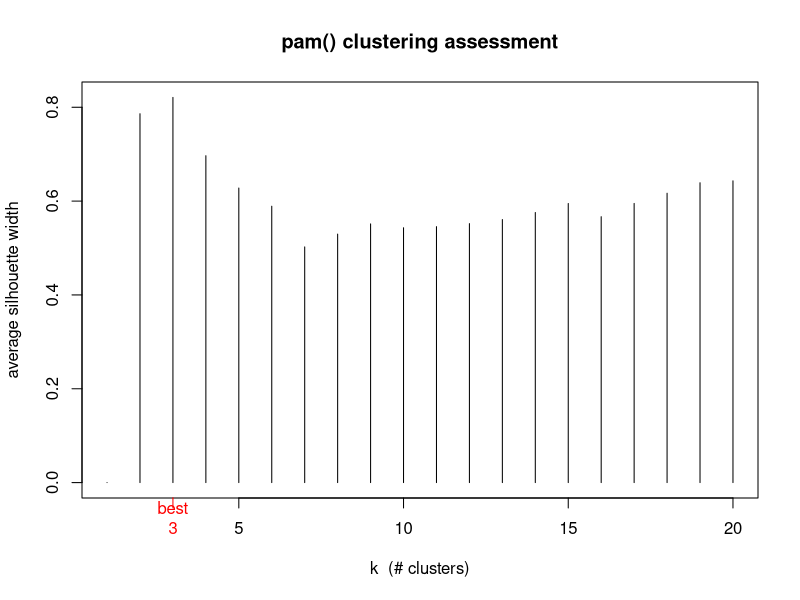

Source code (R):
library(cluster)


### Name: pam.object
### Title: Partitioning Around Medoids (PAM) Object
### Aliases: pam.object
### Keywords: cluster

### ** Examples

## Use the silhouette widths for assessing the best number of clusters,
## following a one-dimensional example from Christian Hennig :
##
x <- c(rnorm(50), rnorm(50,mean=5), rnorm(30,mean=15))
asw <- numeric(20)
## Note that "k=1" won't work!
for (k in 2:20)
  asw[k] <- pam(x, k) $ silinfo $ avg.width
k.best <- which.max(asw)
cat("silhouette-optimal number of clusters:", k.best, "\n")

plot(1:20, asw, type= "h", main = "pam() clustering assessment",
     xlab= "k  (# clusters)", ylab = "average silhouette width")
axis(1, k.best, paste("best",k.best,sep="\n"), col = "red", col.axis = "red")
